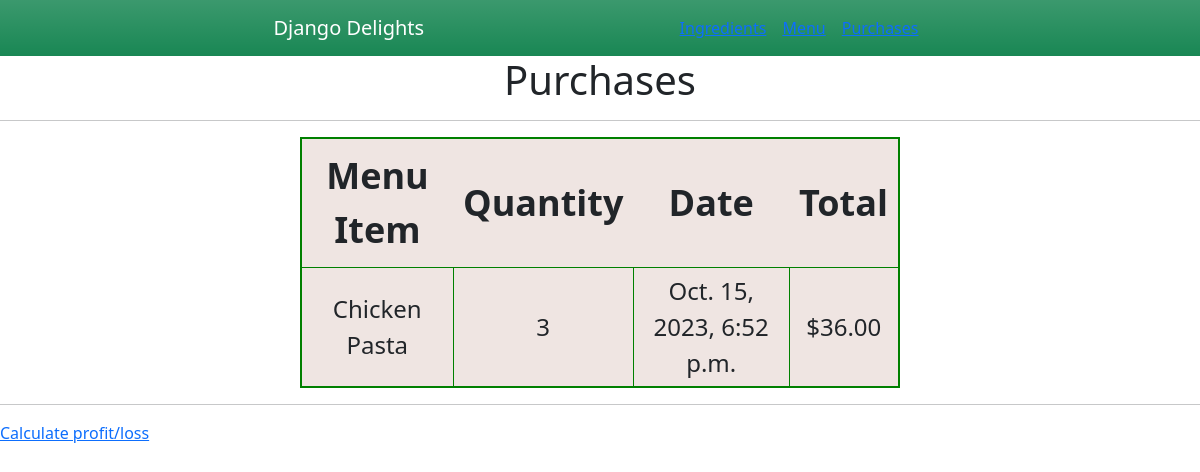
/purchases, run on an earlier commit of the app's database.
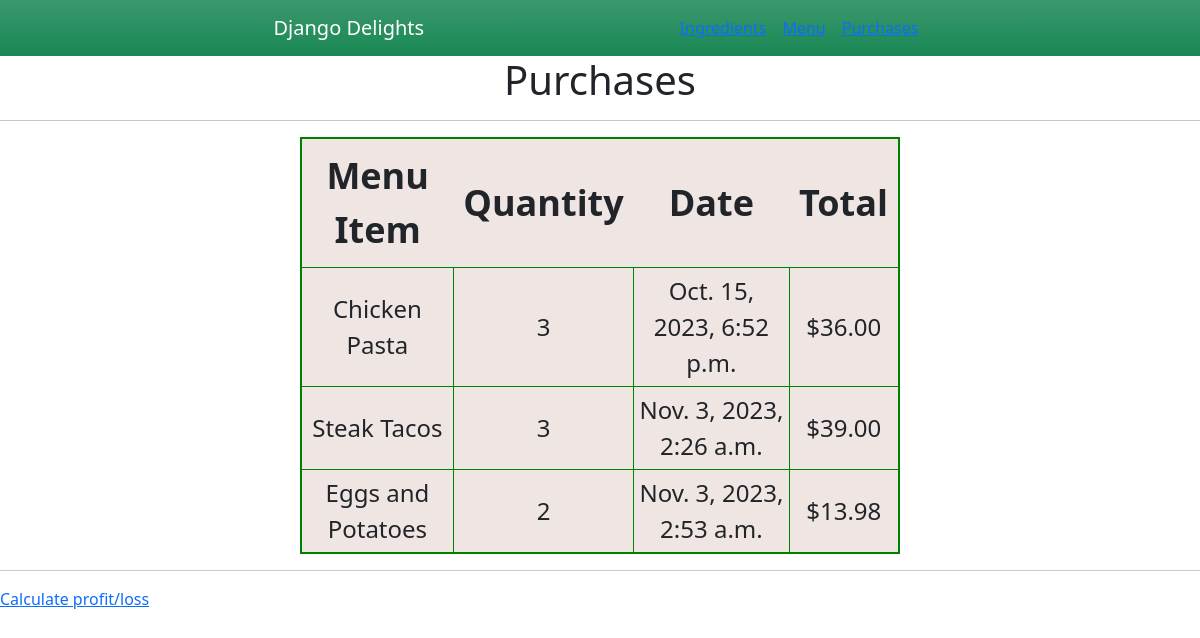
And on a later commit of the database.
### inventory/models.py (models this page shows, shortened)
class Purchase(models.Model):
    menu_item = models.ForeignKey(MenuItem, on_delete=models.CASCADE)
    purchase_date = models.DateTimeField(auto_now_add=True, null=False, blank=False)
    quantity = models.IntegerField(blank=True, null=True)
    total = models.DecimalField(max_digits=10, decimal_places=2, null=True, blank=True, default=0)
    cogs = models.DecimalField(max_digits=10, decimal_places=2, null=True, blank=True, default=0)

class MenuItem(models.Model):
    name = models.CharField(max_length=25, null=False, blank=False)
    price = models.DecimalField(max_digits=10, decimal_places=2, null=False, blank=False)
    ingredients = models.ManyToManyField(Ingredient, through='RecipeRequirement')
    def __str__(self):
        return self.name

### inventory/views.py (the view)
# urls.py: path('purchases', views.purchases, name='purchases'),
def purchases(request):
    purchases = Purchase.objects.all()
    context = {'purchases':purchases}
    return render(request, 'inventory/purchases.html', context)

### inventory/templates/inventory/purchases.html
{% extends './base.html' %}
{% block content %}
<h1 style="text-align: center;">Purchases</h1>
<hr>
<table class="ingredient-table">
<th class="ingredient-th">Menu Item</th>
<th class="ingredient-th">Quantity</th>
<th class="ingredient-th">Date</th>
<th class="ingredient-th">Total</th>
{% for p in purchases %}
<tr>
    <td class="ingredient-td">{{p.menu_item}}</td>
    <td class="ingredient-td">{{p.quantity}}</td>
    <td class="ingredient-td">{{p.purchase_date}}</td>
    <td class="ingredient-td">${{p.total}}</td>
</tr>
{% endfor %}
</table>
<hr>
<a href="{% url 'incomereport' %}">Calculate profit/loss</a>
{% endblock %}

What changed in the data, as far as the page shows it:
added Purchase: menu_item "Steak Tacos", quantity "3", purchase_date "Nov. 3, 2023, 2:26 a.m.", total "39.00"
added Purchase: menu_item "Eggs and Potatoes", quantity "2", purchase_date "Nov. 3, 2023, 2:53 a.m.", total "13.98"
